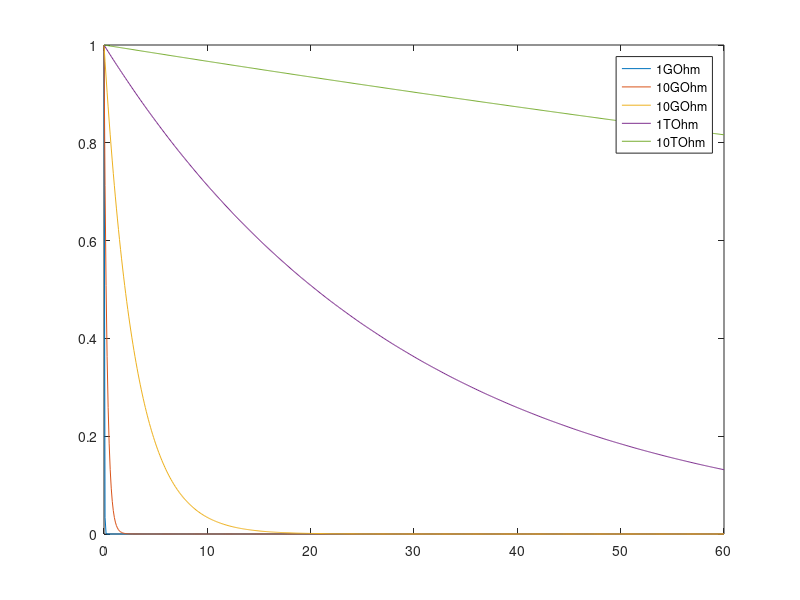

Write the MATLAB code that produced this figure.
R=[1e9 10e9 100e9 1e12 10e12 ];
C=29.57e-12;
t=0:0.1:60;
V_V0=zeros(length(t),length(R));
for i=1:length(R)
 V_V0(:,i)=exp(-t./(R(i)*C));
end
plot(t,V_V0)
legend('1GOhm','10GOhm','10GOhm','1TOhm','10TOhm');
t_dis=@(R,U_U0)  R*C*log(1/U_U0);